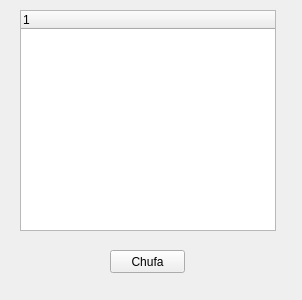
<?xml version="1.0" encoding="UTF-8"?>
<ui version="4.0">
 <class>Widget</class>
 <widget class="QWidget" name="Widget">
  <property name="geometry">
   <rect>
    <x>0</x>
    <y>0</y>
    <width>302</width>
    <height>300</height>
   </rect>
  </property>
  <property name="windowTitle">
   <string>Widget</string>
  </property>
  <widget class="QTreeWidget" name="treeWidget">
   <property name="geometry">
    <rect>
     <x>20</x>
     <y>10</y>
     <width>256</width>
     <height>221</height>
    </rect>
   </property>
   <column>
    <property name="text">
     <string notr="true">1</string>
    </property>
   </column>
  </widget>
  <widget class="QPushButton" name="pushButton">
   <property name="geometry">
    <rect>
     <x>110</x>
     <y>250</y>
     <width>75</width>
     <height>23</height>
    </rect>
   </property>
   <property name="text">
    <string>Chufa</string>
   </property>
  </widget>
 </widget>
 <layoutdefault spacing="6" margin="11"/>
 <resources/>
 <connections/>
</ui>
